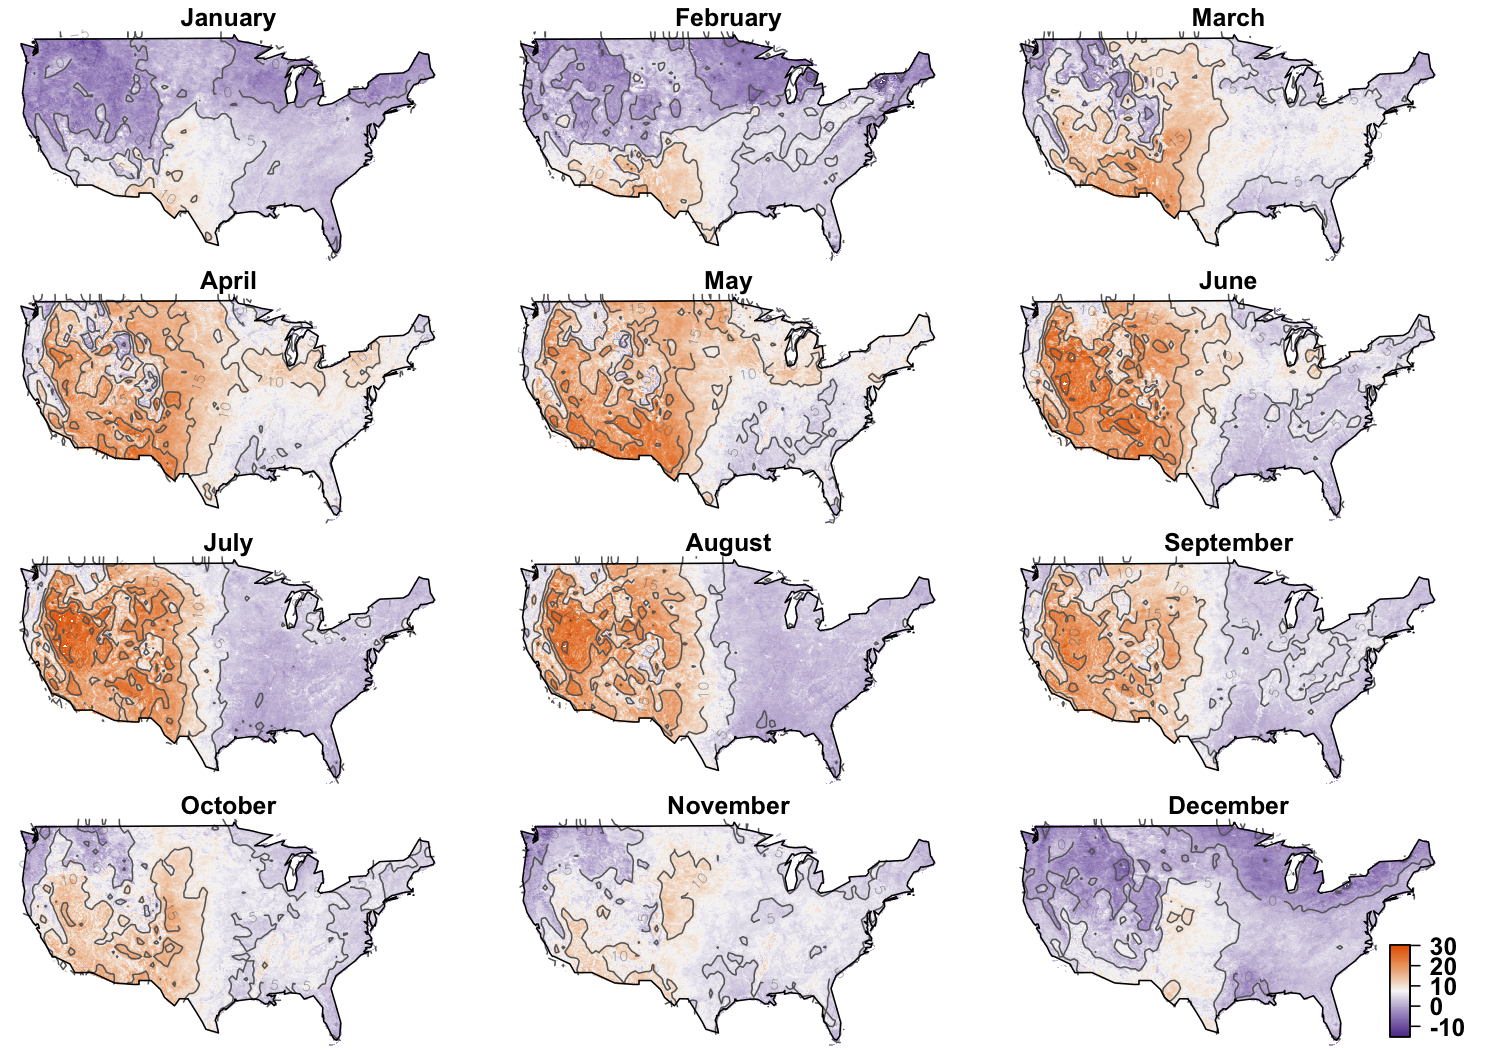

Write the R code that produced this figure.
library(raster)
library(maps)
source('~/Projects/procVisData/colorSet.R')
source('transAuxFuncs.R')
forest <- raster('data/spatialdata/forest.tif')

ta <- lst <- ls <- list()
for(i in 1:12){
  lst[[i]] <- raster(paste0('data/spatialdata/2016/lst',i,'.tif'))
  ta[[i]] <- raster(paste0('data/spatialdata/2016/ta',i,'.tif'))
}
for(i in 1:12)  ls[[i]] <- resample(lst[[i]],ta[[i]])

lc <- raster('data/spatialdata/lc1.tif')
lc <- resample(lc, ta[[1]], method='ngb' )

dt <- list()
for(i in 1:12)
  dt[[i]] <- ls[[i]]*.02-ta[[i]]-273.15
rng <- c(-15, 30)

png('figures/transFluxFig.dTSpatial.png', width = 10, height = 7, res = 150,  units = 'in')
plotMonthlySpatial(dt, colList.purpleOrange, rng, cexLegend = 1.5)
dev.off()
